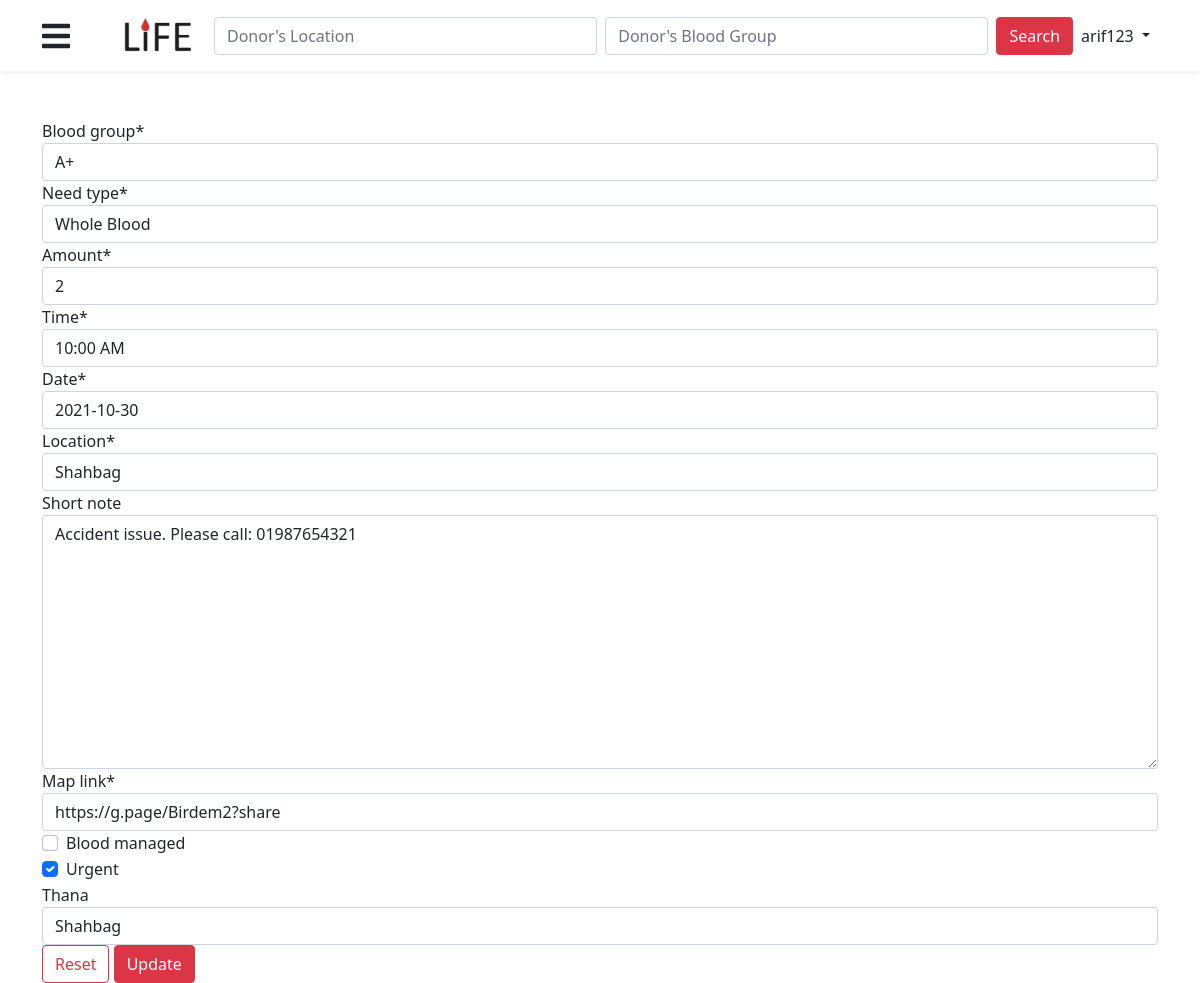
The app's page /update-post/1 (signed in) with its own data.
### blood/models.py (models this page shows)
class Post(models.Model):
    BLOOD_GROUP = [
        ('A+', 'A+'),
        ('A-', 'A-'),
        ('B+', 'B+'),
        ('B-', 'B-'),
        ('O+', 'O+'),
        ('O-', 'O-'),
        ('AB+', 'AB+'),
        ('AB-', 'AB-'),
    ]
    NEED = [
        ('whole', 'Whole Blood'),
        ('platelets', 'Blood platelets'),
        ('plasma', 'Blood plasma')
    ]
    user = models.ForeignKey(User, on_delete=models.CASCADE)
    blood_group = models.CharField(max_length=30, choices=BLOOD_GROUP, default='A+')
    need_type = models.CharField(max_length=30, choices=NEED, default='whole')
    amount = models.IntegerField()
    time = models.TimeField()
    date = models.DateField()
    date_created = models.DateTimeField(auto_now_add=True)
    date_updated = models.DateTimeField(auto_now=True)
    location = models.CharField(max_length=264)
    short_note = models.TextField(max_length=264, blank=True)
    map_link = models.URLField(max_length=350)
    blood_managed = models.BooleanField(blank=True, default=False)
    urgent = models.BooleanField(blank=True, default=False)
    thana = models.CharField(max_length=60, blank=True)
    class Meta:
        ordering = ['-date_created']

### blood/views.py (the view)
# urls.py: path('update-post/<id>', views.update_post, name='update_post'),
@login_required(login_url='/accounts/login/')
def update_post(request, id):
    form_data = Post.objects.get(id=id)
    form = SeekingPost(instance=form_data)
    if request.method == 'POST':
        form = SeekingPost(data=request.POST, instance=form_data)
        if form.is_valid():
            form.save()
            return redirect('index')
    context = {
        'form': form
    }
    return render(request, 'blood/update.html', context)

### blood/forms.py
class SeekingPost(ModelForm):
    class Meta:
        model = Post
        exclude = ['user', ]

### templates/blood/update.html (shortened to what this page needs)
{% extends 'base.html' %}
{% load crispy_forms_tags %}
{% block content %}
<form action="" enctype="multipart/form-data" method="post">
    {{form | crispy}}
    <input type="reset" value="Reset" class="btn btn-outline-danger">
    <input type="submit" value=Update class="btn btn-danger">
</form>
{% endblock %}

### templates/navbar.html (shortened to what this page needs)
<nav class="navbar navbar-expand-lg navbar-light bg-white shadow-sm mb-5">
    <div class="container">
        <a class="fs-2 me-5 text-dark" data-bs-toggle="offcanvas" href="#offcanvasWithBothOptions" role="button"
           aria-controls="offcanvasExample">
            <i class="fas fa-bars"></i>
        </a>
        <a class="navbar-brand" href="{% url 'index' %}"><img
                src="/media/image/life.svg" alt="Logo" width="80px"/></a>
        <div class="collapse navbar-collapse" id="navbarSupportedContent">
            <form class="d-flex w-100 mx-auto" method=POST action="/search-result">
                <input class="form-control w-50" type="search" placeholder="Donor's Location" aria-label="Search"
                       name="location">
                <input class="form-control ms-2 me-2 w-50" type="search" placeholder="Donor's Blood Group" aria-label="Search"
                       name="blood_group">
                <button class="btn btn-danger" type="submit">Search</button>
            </form>
            <ul class="navbar-nav mx-auto mb-2 mb-lg-0">
                <li class="nav-item dropdown">
                    <a class="nav-link dropdown-toggle text-dark" href="#" id="navbarDropdown" role="button"
                       data-bs-toggle="dropdown" aria-expanded="false">
                        {% if request.user.is_authenticated %}
                            {{ request.user }}
                        {% else %}
                            Guest User
                        {% endif %}
                    </a>
                </li>
            </ul>
        </div>
    </div>
</nav>

### records on screen
Post: blood_group "A+", need_type "Whole Blood", amount "2", time "10:00 AM", date "2021-10-30", location "Shahbag", short_note "Accident issue. Please call: 01987654321", map_link "https://g.page/Birdem2?share", urgent "☑", thana "Shahbag"

### other values on screen
{{ request.user }} "arif123"
